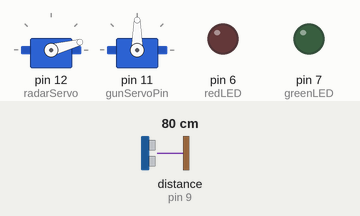
This sketch was run on a simulated Arduino Uno, built with avr-gcc and run on an emulated ATmega328P. On the bench: 2 × servo, output pins drawn as LEDs (lit = HIGH). Wiring (inferred from the names in the program): ultrasonic range finder: trigger pin 2; echo pin 9. Inputs (shaded band) come from the test bench; at power-on: distance to the obstacle (sensor on pin 9) 80 cm. The echo pulse lasts 58.3 µs per cm; pins used as bus, display or sensor lines are not drawn; what the sketch prints to the serial monitor is not drawn.

Above: at 0.01 s.
1.3 s: distance to the obstacle (sensor on pin 9) set to 2 cm
At 1.9 s:
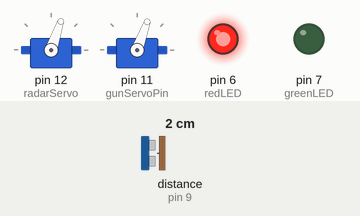
4.3 s: distance to the obstacle (sensor on pin 9) set to 9 cm
7.3 s: distance to the obstacle (sensor on pin 9) set to 12 cm
At 8.4 s:
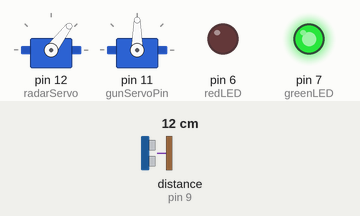
10.3 s: distance to the obstacle (sensor on pin 9) set to 4 cm
At 11.2 s:
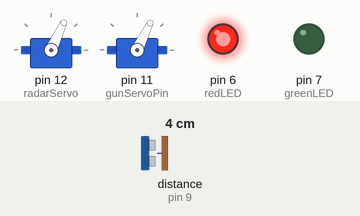
13.3 s: distance to the obstacle (sensor on pin 9) set to 18 cm
At 14.0 s:
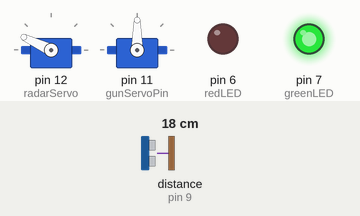
16.3 s: distance to the obstacle (sensor on pin 9) set to 250 cm
Timing chart, 0 to 20.3 s (numbered marks = the images above; inputs shaded):
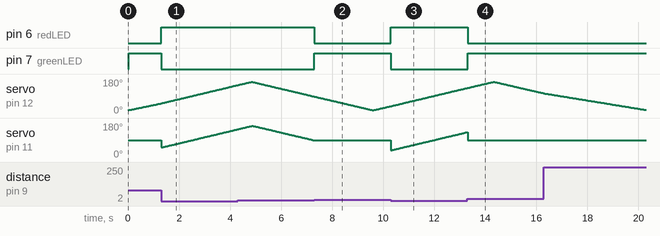

The sketch:

RADARReceiverCode.ino
```cpp
#include <Servo.h>

// Ultrasonic Sensor Pins
const int trigPin = 2;
const int echoPin = 9;

// LED Pins
const int redLED = 6;
const int greenLED = 7;

// Servo Objects
Servo radarServo; // Radar scanning servo
Servo gunServo;   // Gun tracking servo

// Variables
long duration;
int distance;
const int gunServoPin = 11;

void setup() {
  pinMode(trigPin, OUTPUT);
  pinMode(echoPin, INPUT);
  pinMode(redLED, OUTPUT);
  pinMode(greenLED, OUTPUT);

  Serial.begin(9600);

  radarServo.attach(12);        // Radar scanning
  gunServo.attach(gunServoPin); // Gun tracking
  gunServo.write(90);           // Start at center
}

void loop() {
  // Sweep left to right
  for (int angle = 15; angle <= 165; angle++) {
    scanAndReact(angle);
  }

  // Sweep right to left
  for (int angle = 165; angle >= 15; angle--) {
    scanAndReact(angle);
  }
}

// Function to scan and react to distance
void scanAndReact(int angle) {
  radarServo.write(angle);
  delay(30);
  distance = calculateDistance();

  Serial.print(angle);
  Serial.print(",");
  Serial.print(distance);
  Serial.print(".");

  if (distance < 10) {
    digitalWrite(redLED, HIGH);
    digitalWrite(greenLED, LOW);
    gunServo.write(angle); // Aim gun
  } else {
    digitalWrite(redLED, LOW);
    digitalWrite(greenLED, HIGH);
    gunServo.write(90);    // Reset gun to center
  }
}

// Function to calculate distance
int calculateDistance() {
  digitalWrite(trigPin, LOW);
  delayMicroseconds(2);

  digitalWrite(trigPin, HIGH);
  delayMicroseconds(10);
  digitalWrite(trigPin, LOW);

  duration = pulseIn(echoPin, HIGH);
  return duration * 0.034 / 2;
}
```

Measured:
- the behaviour switches between 10 and 11 cm on distance to the obstacle (sensor on pin 9) (found by bisection; images 1 and 2)
- after the input at 1.3 s, pin 6 (redLED): LOW → HIGH at once; pin 7 (greenLED): HIGH → LOW at once
- after the input at 7.3 s, pin 6 (redLED): HIGH → LOW at once; pin 7 (greenLED): LOW → HIGH at once; servo on pin 11 (gunServoPin): goes on until 7.3 s, then stays 90°
- after the input at 10.3 s, pin 6 (redLED): LOW → HIGH at once; pin 7 (greenLED): HIGH → LOW at once
- after the input at 13.3 s, pin 6 (redLED): HIGH → LOW at once; pin 7 (greenLED): LOW → HIGH at once
- by itself, servo on pin 11 (gunServoPin): rises from 147° to 165° in 0.53 s, then falls to 89° in 2.4 s
